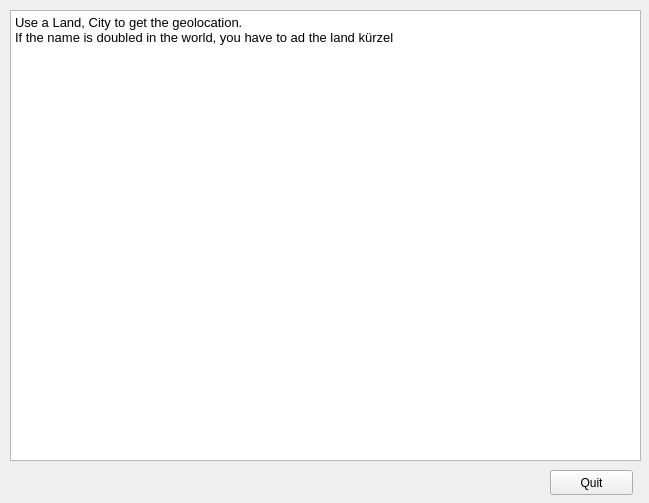
<?xml version="1.0" encoding="UTF-8"?>
<ui version="4.0">
 <class>Form</class>
 <widget class="QWidget" name="Form">
  <property name="geometry">
   <rect>
    <x>0</x>
    <y>0</y>
    <width>649</width>
    <height>503</height>
   </rect>
  </property>
  <property name="windowTitle">
   <string>Form</string>
  </property>
  <widget class="QPushButton" name="pushButton">
   <property name="geometry">
    <rect>
     <x>550</x>
     <y>470</y>
     <width>83</width>
     <height>25</height>
    </rect>
   </property>
   <property name="text">
    <string>Quit</string>
   </property>
  </widget>
  <widget class="QTextBrowser" name="textBrowser">
   <property name="geometry">
    <rect>
     <x>10</x>
     <y>10</y>
     <width>631</width>
     <height>451</height>
    </rect>
   </property>
   <property name="html">
    <string>&lt;!DOCTYPE HTML PUBLIC &quot;-//W3C//DTD HTML 4.0//EN&quot; &quot;http://www.w3.org/TR/REC-html40/strict.dtd&quot;&gt;
&lt;html&gt;&lt;head&gt;&lt;meta name=&quot;qrichtext&quot; content=&quot;1&quot; /&gt;&lt;style type=&quot;text/css&quot;&gt;
p, li { white-space: pre-wrap; }
&lt;/style&gt;&lt;/head&gt;&lt;body style=&quot; font-family:'Sans Serif'; font-size:10pt; font-weight:400; font-style:normal;&quot;&gt;
&lt;p style=&quot; margin-top:0px; margin-bottom:0px; margin-left:0px; margin-right:0px; -qt-block-indent:0; text-indent:0px;&quot;&gt;&lt;span style=&quot; font-family:'Sans Serif';&quot;&gt;Use a Land, City to get the geolocation.&lt;/span&gt;&lt;/p&gt;
&lt;p style=&quot; margin-top:0px; margin-bottom:0px; margin-left:0px; margin-right:0px; -qt-block-indent:0; text-indent:0px;&quot;&gt;&lt;span style=&quot; font-family:'Sans Serif';&quot;&gt;If the name is doubled in the world, you have to ad the land kürzel&lt;/span&gt;&lt;/p&gt;&lt;/body&gt;&lt;/html&gt;</string>
   </property>
  </widget>
 </widget>
 <resources/>
 <connections/>
</ui>
